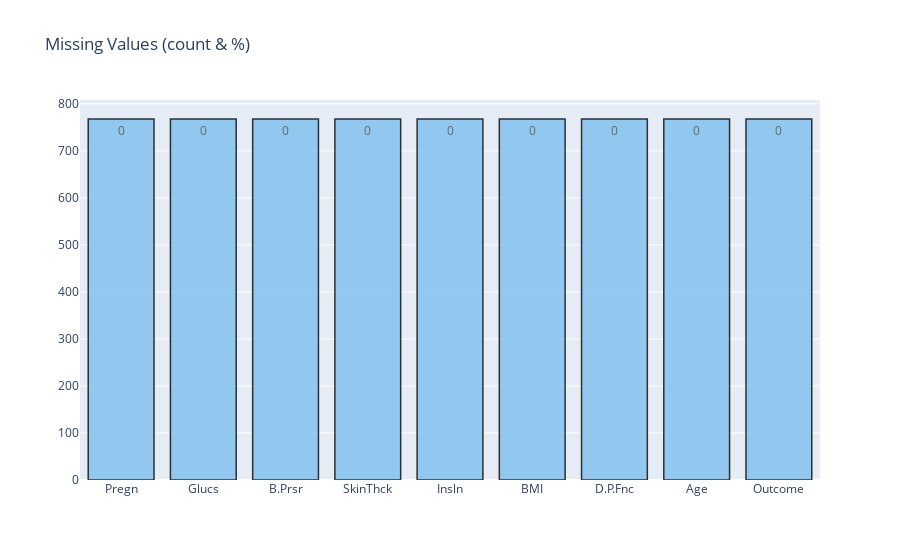

Write notebook code for a chart like this one.
### Code cell
def missing_plot(dataset, key) :
    null_feat = pd.DataFrame(len(dataset[key]) - dataset.isnull().sum(), columns = ['Count'])
    percentage_null = pd.DataFrame((len(dataset[key]) - (len(dataset[key]) - dataset.isnull().sum()))/len(dataset[key])*100, columns = ['Count'])
    percentage_null = percentage_null.round(2)

    trace = go.Bar(x = null_feat.index, y = null_feat['Count'] ,opacity = 0.8, text = percentage_null['Count'],  textposition = 'auto',marker=dict(color = '#7EC0EE',
            line=dict(color='#000000',width=1.5)))

    layout = dict(title =  "Missing Values (count & %)")

    fig = dict(data = [trace], layout=layout)
    py.iplot(fig)
    
# Plotting 
missing_plot(data, 'Outcome')

### Figure 1 — Plotly figure (JSON) as saved in the notebook; plotly's stock layout.template omitted (floating-point values rounded to 4 significant figures)
{"data": [{"marker": {"color": "#7EC0EE", "line": {"color": "#000000", "width": 1.5}}, "opacity": 0.8, "text": [0, 0, 0, 0, 0, 0, 0, 0, 0], "textposition": "auto", "type": "bar", "x": ["Pregn", "Glucs", "B.Prsr", "SkinThck", "Insln", "BMI", "D.P.Fnc", "Age", "Outcome"], "y": [768, 768, 768, 768, 768, 768, 768, 768, 768]}], "layout": {"title": {"text": "Missing Values (count & %)"}}}
